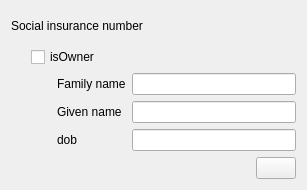
<?xml version="1.0" encoding="UTF-8"?>
<ui version="4.0">
 <class>BaseWidgets::Internal::BaseFormWidget</class>
 <widget class="QWidget" name="BaseWidgets::Internal::BaseFormWidget">
  <property name="geometry">
   <rect>
    <x>0</x>
    <y>0</y>
    <width>307</width>
    <height>190</height>
   </rect>
  </property>
  <property name="windowTitle">
   <string/>
  </property>
  <layout class="QGridLayout" name="gridLayout">
   <item row="0" column="0">
    <widget class="QLabel" name="socialNumberLabel">
     <property name="text">
      <string>Social insurance number</string>
     </property>
    </widget>
   </item>
   <item row="0" column="1">
    <layout class="QHBoxLayout" name="socialNumberLayout"/>
   </item>
   <item row="1" column="0" colspan="2">
    <layout class="QGridLayout" name="gridLayout_2">
     <item row="1" column="2">
      <widget class="QLabel" name="ownerFamilyNameLabel">
       <property name="text">
        <string>Family name</string>
       </property>
       <property name="buddy">
        <cstring>ownerFamilyNameEdit</cstring>
       </property>
      </widget>
     </item>
     <item row="1" column="0">
      <spacer name="horizontalSpacer_2">
       <property name="orientation">
        <enum>Qt::Horizontal</enum>
       </property>
       <property name="sizeType">
        <enum>QSizePolicy::Fixed</enum>
       </property>
       <property name="sizeHint" stdset="0">
        <size>
         <width>20</width>
         <height>20</height>
        </size>
       </property>
      </spacer>
     </item>
     <item row="1" column="3">
      <widget class="QLineEdit" name="ownerFamilyNameEdit"/>
     </item>
     <item row="0" column="1" colspan="3">
      <widget class="QCheckBox" name="isSINOwnerCheck">
       <property name="text">
        <string>isOwner</string>
       </property>
      </widget>
     </item>
     <item row="0" column="0">
      <spacer name="horizontalSpacer">
       <property name="orientation">
        <enum>Qt::Horizontal</enum>
       </property>
       <property name="sizeType">
        <enum>QSizePolicy::Fixed</enum>
       </property>
       <property name="sizeHint" stdset="0">
        <size>
         <width>20</width>
         <height>20</height>
        </size>
       </property>
      </spacer>
     </item>
     <item row="1" column="1">
      <spacer name="horizontalSpacer_3">
       <property name="orientation">
        <enum>Qt::Horizontal</enum>
       </property>
       <property name="sizeType">
        <enum>QSizePolicy::Fixed</enum>
       </property>
       <property name="sizeHint" stdset="0">
        <size>
         <width>20</width>
         <height>20</height>
        </size>
       </property>
      </spacer>
     </item>
     <item row="2" column="2">
      <widget class="QLabel" name="ownerGivenNameLabel">
       <property name="text">
        <string>Given name</string>
       </property>
      </widget>
     </item>
     <item row="2" column="3">
      <widget class="QLineEdit" name="ownerGivenNameEdit"/>
     </item>
     <item row="3" column="3">
      <widget class="QLineEdit" name="ownerDobLineEdit"/>
     </item>
     <item row="3" column="2">
      <widget class="QLabel" name="ownerDobLabel">
       <property name="text">
        <string>dob</string>
       </property>
      </widget>
     </item>
    </layout>
   </item>
   <item row="2" column="0" colspan="2">
    <layout class="QHBoxLayout" name="horizontalLayout">
     <item>
      <spacer name="horizontalSpacer_4">
       <property name="orientation">
        <enum>Qt::Horizontal</enum>
       </property>
       <property name="sizeHint" stdset="0">
        <size>
         <width>40</width>
         <height>20</height>
        </size>
       </property>
      </spacer>
     </item>
     <item>
      <widget class="QPushButton" name="declaration"/>
     </item>
    </layout>
   </item>
  </layout>
 </widget>
 <tabstops>
  <tabstop>isSINOwnerCheck</tabstop>
  <tabstop>ownerFamilyNameEdit</tabstop>
 </tabstops>
 <resources/>
 <connections>
  <connection>
   <sender>isSINOwnerCheck</sender>
   <signal>toggled(bool)</signal>
   <receiver>ownerFamilyNameEdit</receiver>
   <slot>setDisabled(bool)</slot>
   <hints>
    <hint type="sourcelabel">
     <x>99</x>
     <y>176</y>
    </hint>
    <hint type="destinationlabel">
     <x>345</x>
     <y>206</y>
    </hint>
   </hints>
  </connection>
  <connection>
   <sender>isSINOwnerCheck</sender>
   <signal>toggled(bool)</signal>
   <receiver>ownerFamilyNameLabel</receiver>
   <slot>setDisabled(bool)</slot>
   <hints>
    <hint type="sourcelabel">
     <x>62</x>
     <y>163</y>
    </hint>
    <hint type="destinationlabel">
     <x>50</x>
     <y>197</y>
    </hint>
   </hints>
  </connection>
  <connection>
   <sender>isSINOwnerCheck</sender>
   <signal>toggled(bool)</signal>
   <receiver>ownerGivenNameLabel</receiver>
   <slot>setDisabled(bool)</slot>
   <hints>
    <hint type="sourcelabel">
     <x>166</x>
     <y>47</y>
    </hint>
    <hint type="destinationlabel">
     <x>103</x>
     <y>102</y>
    </hint>
   </hints>
  </connection>
  <connection>
   <sender>isSINOwnerCheck</sender>
   <signal>toggled(bool)</signal>
   <receiver>ownerGivenNameEdit</receiver>
   <slot>setDisabled(bool)</slot>
   <hints>
    <hint type="sourcelabel">
     <x>166</x>
     <y>47</y>
    </hint>
    <hint type="destinationlabel">
     <x>223</x>
     <y>102</y>
    </hint>
   </hints>
  </connection>
  <connection>
   <sender>isSINOwnerCheck</sender>
   <signal>toggled(bool)</signal>
   <receiver>ownerDobLabel</receiver>
   <slot>setDisabled(bool)</slot>
   <hints>
    <hint type="sourcelabel">
     <x>166</x>
     <y>47</y>
    </hint>
    <hint type="destinationlabel">
     <x>103</x>
     <y>130</y>
    </hint>
   </hints>
  </connection>
  <connection>
   <sender>isSINOwnerCheck</sender>
   <signal>toggled(bool)</signal>
   <receiver>ownerDobLineEdit</receiver>
   <slot>setDisabled(bool)</slot>
   <hints>
    <hint type="sourcelabel">
     <x>166</x>
     <y>47</y>
    </hint>
    <hint type="destinationlabel">
     <x>223</x>
     <y>130</y>
    </hint>
   </hints>
  </connection>
 </connections>
</ui>
